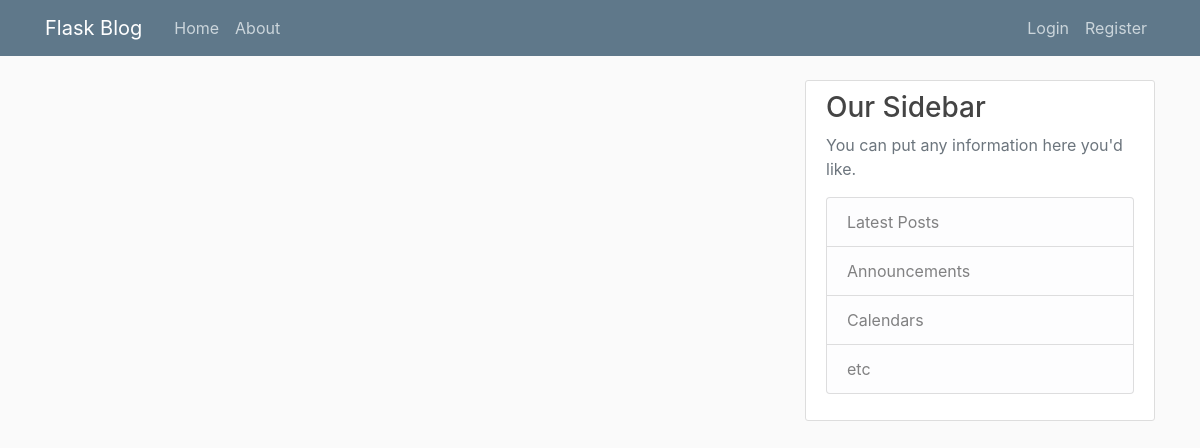
Page /home on the earlier database version.
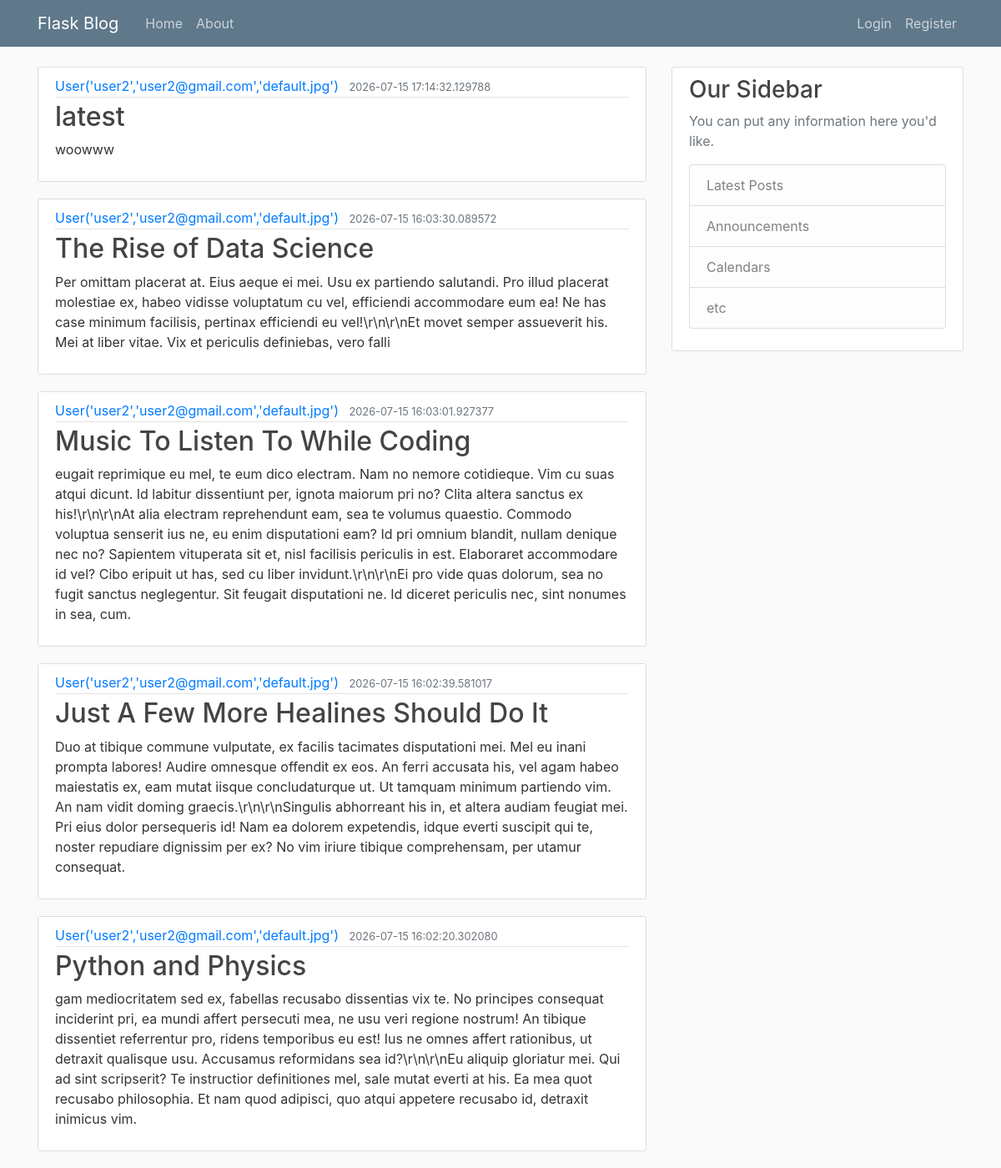
Same page on the later database version.
### flaskblog/model.py (models this page shows, shortened)
class Post(db.Model):
    id = db.Column(db.Integer,primary_key = True)
    title = db.Column(db.String(100),nullable = False)
    date_posted = db.Column(db.DateTime,nullable=False,default=datetime.utcnow)
    content = db.Column(db.Text,nullable = False)
    user_id = db.Column(db.Integer, db.ForeignKey('user.id'), nullable=False)

class User(db.Model,UserMixin):
    id = db.Column(db.Integer,primary_key=True)
    username = db.Column(db.String(20),unique=True,nullable = False)
    email = db.Column(db.String(120),unique=True,nullable = False)
    image_file = db.Column(db.String(30),nullable = False, default = 'default.jpg')
    password = db.Column(db.String(100),nullable = False)
    posts = db.relationship('Post',backref='author',lazy = True)
    def __repr__(self):
        return f"User('{self.username}','{self.email}','{self.image_file}')"

### flaskblog/routes.py (the view)
@app.route("/")
@app.route('/home')
def home():
    page = request.args.get('page',1,type=int)
    posts = Post.query.order_by(Post.date_posted.desc()).paginate(page=page,per_page=5)
    return render_template("home.html",posts = posts,title = 'Home')

### flaskblog/templates/home.html
{% extends "layout.html" %}
{% block content %}
    {% for post in posts%}
       <article class="media content-section">
        <div class="media-body">
            <div class="article-metadata">
            <a class="mr-2" href="#">{{ post.author }}</a>
            <small class="text-muted">{{ post.date_posted }}</small>
            </div>
            <h2><a class="article-title" href="#">{{ post.title }}</a></h2>
            <p class="article-content">{{ post.content }}</p>
        </div>
        </article>
    {% endfor %}
{% endblock %}

Differences in the rows shown:
added Post: author "User('user2','user2@gmail.com','default.jpg')", date_posted "2026-07-15 17:14:32.129788", title "latest", content "woowww"
added Post: author "User('user2','user2@gmail.com','default.jpg')", date_posted "2026-07-15 16:03:30.089572", title "The Rise of Data Science", content "Per omittam placerat at. Eius aeque ei mei. Usu ex partiendo salutandi. Pro illud placerat molestiae ex, habeo vidisse voluptatum cu vel, efficiendi accommodare eum ea! Ne has case minimum facilisis, pertinax efficiendi eu vel!\\r\\n\\r\\nEt movet semper assueverit his. Mei at liber vitae. Vix et periculis definiebas, vero falli"
added Post: author "User('user2','user2@gmail.com','default.jpg')", date_posted "2026-07-15 16:03:01.927377", title "Music To Listen To While Coding", content "eugait reprimique eu mel, te eum dico electram. Nam no nemore cotidieque. Vim cu suas atqui dicunt. Id labitur dissentiunt per, ignota maiorum pri no? Clita altera sanctus ex his!\\r\\n\\r\\nAt alia electram reprehendunt eam, sea te volumus quaestio. Commodo voluptua senserit ius ne, eu enim disputationi eam? Id pri omnium blandit, nullam denique nec no? Sapientem vituperata sit et, nisl facilisis periculis in est. Elaboraret accommodare id vel? Cibo eripuit ut has, sed cu liber invidunt.\\r\\n\\r\\nEi pro vide quas dolorum, sea no fugit sanctus neglegentur. Sit feugait disputationi ne. Id diceret periculis nec, sint nonumes in sea, cum."
added Post: author "User('user2','user2@gmail.com','default.jpg')", date_posted "2026-07-15 16:02:39.581017", title "Just A Few More Healines Should Do It", content "Duo at tibique commune vulputate, ex facilis tacimates disputationi mei. Mel eu inani prompta labores! Audire omnesque offendit ex eos. An ferri accusata his, vel agam habeo maiestatis ex, eam mutat iisque concludaturque ut. Ut tamquam minimum partiendo vim. An nam vidit doming graecis.\\r\\n\\r\\nSingulis abhorreant his in, et altera audiam feugiat mei. Pri eius dolor persequeris id! Nam ea dolorem expetendis, idque everti suscipit qui te, noster repudiare dignissim per ex? No vim iriure tibique comprehensam, per utamur consequat."
added Post: author "User('user2','user2@gmail.com','default.jpg')", date_posted "2026-07-15 16:02:20.302080", title "Python and Physics", content "gam mediocritatem sed ex, fabellas recusabo dissentias vix te. No principes consequat inciderint pri, ea mundi affert persecuti mea, ne usu veri regione nostrum! An tibique dissentiet referrentur pro, ridens temporibus eu est! Ius ne omnes affert rationibus, ut detraxit qualisque usu. Accusamus reformidans sea id?\\r\\n\\r\\nEu aliquip gloriatur mei. Qui ad sint scripserit? Te instructior definitiones mel, sale mutat everti at his. Ea mea quot recusabo philosophia. Et nam quod adipisci, quo atqui appetere recusabo id, detraxit inimicus vim."
